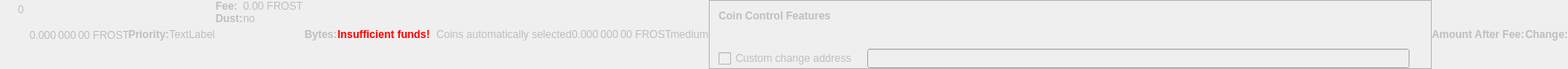
    <widget class="QWidget" name="dummyHideWidget" native="true">
     <property name="enabled">
      <bool>false</bool>
     </property>
     <property name="maximumSize">
      <size>
       <width>100</width>
       <height>22</height>
      </size>
     </property>
     <layout class="QHBoxLayout" name="dummyHideLayout">
      <property name="spacing">
       <number>0</number>
      </property>
      <property name="leftMargin">
       <number>0</number>
      </property>
      <property name="topMargin">
       <number>0</number>
      </property>
      <property name="rightMargin">
       <number>0</number>
      </property>
      <property name="bottomMargin">
       <number>0</number>
      </property>
      <item>
       <layout class="QFormLayout" name="formLayoutCoinControl1">
        <property name="horizontalSpacing">
         <number>10</number>
        </property>
        <property name="verticalSpacing">
         <number>14</number>
        </property>
        <property name="leftMargin">
         <number>10</number>
        </property>
        <property name="topMargin">
         <number>4</number>
        </property>
        <property name="rightMargin">
         <number>6</number>
        </property>
        <item row="0" column="1">
         <widget class="QLabel" name="labelCoinControlBytes">
          <property name="cursor">
           <cursorShape>IBeamCursor</cursorShape>
          </property>
          <property name="contextMenuPolicy">
           <enum>Qt::ActionsContextMenu</enum>
          </property>
          <property name="text">
           <string notr="true">0</string>
          </property>
          <property name="textInteractionFlags">
           <set>Qt::LinksAccessibleByMouse|Qt::TextSelectableByKeyboard|Qt::TextSelectableByMouse</set>
          </property>
         </widget>
        </item>
       </layout>
      </item>
      <item>
       <widget class="QLabel" name="labelCoinControlAfterFee">
        <property name="enabled">
         <bool>false</bool>
        </property>
        <property name="sizePolicy">
         <sizepolicy hsizetype="Fixed" vsizetype="Fixed">
          <horstretch>0</horstretch>
          <verstretch>0</verstretch>
         </sizepolicy>
        </property>
        <property name="minimumSize">
         <size>
          <width>111</width>
          <height>12</height>
         </size>
        </property>
        <property name="maximumSize">
         <size>
          <width>111</width>
          <height>12</height>
         </size>
        </property>
        <property name="cursor">
         <cursorShape>IBeamCursor</cursorShape>
        </property>
        <property name="contextMenuPolicy">
         <enum>Qt::ActionsContextMenu</enum>
        </property>
        <property name="text">
         <string notr="true">0.000 000 00 FROST</string>
        </property>
        <property name="textInteractionFlags">
         <set>Qt::LinksAccessibleByMouse|Qt::TextSelectableByKeyboard|Qt::TextSelectableByMouse</set>
        </property>
       </widget>
      </item>
      <item>
       <widget class="QLabel" name="labelCoinControlPriorityText">
        <property name="enabled">
         <bool>false</bool>
        </property>
        <property name="font">
         <font>
          <weight>75</weight>
          <bold>true</bold>
         </font>
        </property>
        <property name="text">
         <string>Priority:</string>
        </property>
       </widget>
      </item>
      <item>
       <layout class="QHBoxLayout" name="horizontalLayout">
        <item>
         <widget class="QLabel" name="WarningLabel">
          <property name="text">
           <string>TextLabel</string>
          </property>
         </widget>
        </item>
       </layout>
      </item>
      <item>
       <layout class="QFormLayout" name="formLayoutCoinControl3">
        <property name="horizontalSpacing">
         <number>0</number>
        </property>
        <property name="verticalSpacing">
         <number>0</number>
        </property>
        <property name="leftMargin">
         <number>0</number>
        </property>
        <property name="topMargin">
         <number>0</number>
        </property>
        <property name="rightMargin">
         <number>0</number>
        </property>
        <item row="0" column="0">
         <widget class="QLabel" name="labelCoinControlFeeText">
          <property name="enabled">
           <bool>false</bool>
          </property>
          <property name="font">
           <font>
            <weight>75</weight>
            <bold>true</bold>
           </font>
          </property>
          <property name="text">
           <string>Fee:</string>
          </property>
          <property name="margin">
           <number>0</number>
          </property>
         </widget>
        </item>
        <item row="0" column="1">
         <widget class="QLabel" name="labelCoinControlFee">
          <property name="enabled">
           <bool>false</bool>
          </property>
          <property name="cursor">
           <cursorShape>IBeamCursor</cursorShape>
          </property>
          <property name="contextMenuPolicy">
           <enum>Qt::ActionsContextMenu</enum>
          </property>
          <property name="text">
           <string notr="true">0.00 FROST</string>
          </property>
          <property name="textInteractionFlags">
           <set>Qt::LinksAccessibleByMouse|Qt::TextSelectableByKeyboard|Qt::TextSelectableByMouse</set>
          </property>
         </widget>
        </item>
        <item row="1" column="0">
         <widget class="QLabel" name="labelCoinControlLowOutputText">
          <property name="enabled">
           <bool>false</bool>
          </property>
          <property name="font">
           <font>
            <weight>75</weight>
            <bold>true</bold>
           </font>
          </property>
          <property name="text">
           <string>Dust:</string>
          </property>
         </widget>
        </item>
        <item row="1" column="1">
         <widget class="QLabel" name="labelCoinControlLowOutput">
          <property name="enabled">
           <bool>false</bool>
          </property>
          <property name="cursor">
           <cursorShape>IBeamCursor</cursorShape>
          </property>
          <property name="contextMenuPolicy">
           <enum>Qt::ActionsContextMenu</enum>
          </property>
          <property name="text">
           <string>no</string>
          </property>
          <property name="textInteractionFlags">
           <set>Qt::LinksAccessibleByMouse|Qt::TextSelectableByKeyboard|Qt::TextSelectableByMouse</set>
          </property>
         </widget>
        </item>
       </layout>
      </item>
      <item>
       <widget class="QLabel" name="labelCoinControlBytesText">
        <property name="enabled">
         <bool>false</bool>
        </property>
        <property name="font">
         <font>
          <weight>75</weight>
          <bold>true</bold>
         </font>
        </property>
        <property name="text">
         <string>Bytes:</string>
        </property>
       </widget>
      </item>
      <item>
       <layout class="QFormLayout" name="formLayoutCoinControl2">
        <property name="horizontalSpacing">
         <number>0</number>
        </property>
        <property name="verticalSpacing">
         <number>0</number>
        </property>
        <property name="leftMargin">
         <number>0</number>
        </property>
        <property name="topMargin">
         <number>0</number>
        </property>
        <property name="rightMargin">
         <number>0</number>
        </property>
       </layout>
      </item>
      <item>
       <layout class="QHBoxLayout" name="horizontalLayoutCoinControl2">
        <property name="spacing">
         <number>0</number>
        </property>
        <property name="bottomMargin">
         <number>0</number>
        </property>
       </layout>
      </item>
      <item>
       <widget class="QLabel" name="labelCoinControlInsuffFunds">
        <property name="enabled">
         <bool>false</bool>
        </property>
        <property name="minimumSize">
         <size>
          <width>0</width>
          <height>0</height>
         </size>
        </property>
        <property name="font">
         <font>
          <weight>75</weight>
          <bold>true</bold>
         </font>
        </property>
        <property name="styleSheet">
         <string notr="true">color:red;font-weight:bold;</string>
        </property>
        <property name="text">
         <string>Insufficient funds!</string>
        </property>
        <property name="margin">
         <number>5</number>
        </property>
       </widget>
      </item>
      <item>
       <layout class="QFormLayout" name="formLayoutCoinControl4">
        <property name="horizontalSpacing">
         <number>0</number>
        </property>
        <property name="verticalSpacing">
         <number>0</number>
        </property>
        <property name="leftMargin">
         <number>0</number>
        </property>
        <property name="topMargin">
         <number>0</number>
        </property>
        <property name="rightMargin">
         <number>0</number>
        </property>
       </layout>
      </item>
      <item>
       <widget class="QLabel" name="labelCoinControlChangeLabel">
        <property name="enabled">
         <bool>false</bool>
        </property>
        <property name="sizePolicy">
         <sizepolicy hsizetype="Preferred" vsizetype="Expanding">
          <horstretch>0</horstretch>
          <verstretch>0</verstretch>
         </sizepolicy>
        </property>
        <property name="minimumSize">
         <size>
          <width>0</width>
          <height>0</height>
         </size>
        </property>
        <property name="text">
         <string/>
        </property>
        <property name="margin">
         <number>3</number>
        </property>
       </widget>
      </item>
      <item>
       <widget class="QLabel" name="labelCoinControlAutomaticallySelected">
        <property name="enabled">
         <bool>false</bool>
        </property>
        <property name="sizePolicy">
         <sizepolicy hsizetype="Fixed" vsizetype="Fixed">
          <horstretch>0</horstretch>
          <verstretch>0</verstretch>
         </sizepolicy>
        </property>
        <property name="minimumSize">
         <size>
          <width>0</width>
          <height>0</height>
         </size>
        </property>
        <property name="maximumSize">
         <size>
          <width>240</width>
          <height>16777215</height>
         </size>
        </property>
        <property name="text">
         <string>Coins automatically selected</string>
        </property>
        <property name="margin">
         <number>5</number>
        </property>
       </widget>
      </item>
      <item>
       <widget class="QLabel" name="labelCoinControlChange">
        <property name="enabled">
         <bool>false</bool>
        </property>
        <property name="sizePolicy">
         <sizepolicy hsizetype="Fixed" vsizetype="Fixed">
          <horstretch>0</horstretch>
          <verstretch>0</verstretch>
         </sizepolicy>
        </property>
        <property name="minimumSize">
         <size>
          <width>111</width>
          <height>0</height>
         </size>
        </property>
        <property name="maximumSize">
         <size>
          <width>111</width>
          <height>16777215</height>
         </size>
        </property>
        <property name="cursor">
         <cursorShape>IBeamCursor</cursorShape>
        </property>
        <property name="contextMenuPolicy">
         <enum>Qt::ActionsContextMenu</enum>
        </property>
        <property name="text">
         <string notr="true">0.000 000 00 FROST</string>
        </property>
        <property name="textInteractionFlags">
         <set>Qt::LinksAccessibleByMouse|Qt::TextSelectableByKeyboard|Qt::TextSelectableByMouse</set>
        </property>
       </widget>
      </item>
      <item>
       <widget class="QLabel" name="labelCoinControlPriority">
        <property name="enabled">
         <bool>false</bool>
        </property>
        <property name="cursor">
         <cursorShape>IBeamCursor</cursorShape>
        </property>
        <property name="contextMenuPolicy">
         <enum>Qt::ActionsContextMenu</enum>
        </property>
        <property name="text">
         <string>medium</string>
        </property>
        <property name="textInteractionFlags">
         <set>Qt::LinksAccessibleByMouse|Qt::TextSelectableByKeyboard|Qt::TextSelectableByMouse</set>
        </property>
       </widget>
      </item>
      <item>
       <widget class="QFrame" name="frameCoinControl">
        <property name="sizePolicy">
         <sizepolicy hsizetype="Expanding" vsizetype="Expanding">
          <horstretch>0</horstretch>
          <verstretch>0</verstretch>
         </sizepolicy>
        </property>
        <property name="maximumSize">
         <size>
          <width>16777215</width>
          <height>16777215</height>
         </size>
        </property>
        <property name="frameShape">
         <enum>QFrame::StyledPanel</enum>
        </property>
        <property name="frameShadow">
         <enum>QFrame::Sunken</enum>
        </property>
        <layout class="QVBoxLayout" name="verticalLayoutCoinControl2_2">
         <property name="spacing">
          <number>0</number>
         </property>
         <property name="leftMargin">
          <number>0</number>
         </property>
         <property name="topMargin">
          <number>0</number>
         </property>
         <property name="rightMargin">
          <number>0</number>
         </property>
         <property name="bottomMargin">
          <number>0</number>
         </property>
         <item>
          <layout class="QVBoxLayout" name="verticalLayoutCoinControl" stretch="0,0,0,1">
           <property name="spacing">
            <number>0</number>
           </property>
           <property name="leftMargin">
            <number>10</number>
           </property>
           <property name="topMargin">
            <number>10</number>
           </property>
           <item>
            <layout class="QHBoxLayout" name="horizontalLayoutCoinControl1">
             <property name="bottomMargin">
              <number>15</number>
             </property>
             <item>
              <widget class="QLabel" name="labelCoinControlFeatures">
               <property name="enabled">
                <bool>false</bool>
               </property>
               <property name="sizePolicy">
                <sizepolicy hsizetype="Preferred" vsizetype="Maximum">
                 <horstretch>0</horstretch>
                 <verstretch>0</verstretch>
                </sizepolicy>
               </property>
               <property name="font">
                <font>
                 <weight>75</weight>
                 <bold>true</bold>
                </font>
               </property>
               <property name="styleSheet">
                <string notr="true">font-weight:bold;</string>
               </property>
               <property name="text">
                <string>Coin Control Features</string>
               </property>
              </widget>
             </item>
            </layout>
           </item>
           <item>
            <widget class="QWidget" name="widgetCoinControl" native="true">
             <property name="sizePolicy">
              <sizepolicy hsizetype="Preferred" vsizetype="Preferred">
               <horstretch>0</horstretch>
               <verstretch>0</verstretch>
              </sizepolicy>
             </property>
             <property name="minimumSize">
              <size>
               <width>0</width>
               <height>0</height>
              </size>
             </property>
             <property name="styleSheet">
              <string notr="true"/>
             </property>
             <layout class="QHBoxLayout" name="horizontalLayoutCoinControl5_2">
              <property name="leftMargin">
               <number>0</number>
              </property>
              <property name="topMargin">
               <number>0</number>
              </property>
              <property name="rightMargin">
               <number>0</number>
              </property>
              <property name="bottomMargin">
               <number>0</number>
              </property>
              <item>
               <layout class="QHBoxLayout" name="horizontalLayoutCoinControl3">
                <property name="spacing">
                 <number>20</number>
                </property>
                <property name="topMargin">
                 <number>0</number>
                </property>
                <property name="bottomMargin">
                 <number>10</number>
                </property>
               </layout>
              </item>
             </layout>
            </widget>
           </item>
           <item>
            <layout class="QHBoxLayout" name="horizontalLayoutCoinControl4" stretch="0,0,0">
             <property name="spacing">
              <number>12</number>
             </property>
             <property name="sizeConstraint">
              <enum>QLayout::SetDefaultConstraint</enum>
             </property>
             <property name="topMargin">
              <number>5</number>
             </property>
             <property name="rightMargin">
              <number>5</number>
             </property>
             <item>
              <widget class="QCheckBox" name="checkBoxCoinControlChange">
               <property name="enabled">
                <bool>false</bool>
               </property>
               <property name="toolTip">
                <string>If this is activated, but the change address is empty or invalid, change will be sent to a newly generated address.</string>
               </property>
               <property name="text">
                <string>Custom change address</string>
               </property>
              </widget>
             </item>
             <item>
              <widget class="QValidatedLineEdit" name="lineEditCoinControlChange">
               <property name="enabled">
                <bool>false</bool>
               </property>
               <property name="sizePolicy">
                <sizepolicy hsizetype="Expanding" vsizetype="Fixed">
                 <horstretch>0</horstretch>
                 <verstretch>0</verstretch>
                </sizepolicy>
               </property>
              </widget>
             </item>
             <item>
              <widget class="QLabel" name="labelCoinControlChangeLabel_2">
               <property name="sizePolicy">
                <sizepolicy hsizetype="Preferred" vsizetype="Expanding">
                 <horstretch>0</horstretch>
                 <verstretch>0</verstretch>
                </sizepolicy>
               </property>
               <property name="minimumSize">
                <size>
                 <width>0</width>
                 <height>0</height>
                </size>
               </property>
               <property name="text">
                <string/>
               </property>
               <property name="margin">
                <number>3</number>
               </property>
              </widget>
             </item>
            </layout>
           </item>
           <item>
            <spacer name="verticalSpacerCoinControl">
             <property name="orientation">
              <enum>Qt::Vertical</enum>
             </property>
             <property name="sizeHint" stdset="0">
              <size>
               <width>800</width>
               <height>1</height>
              </size>
             </property>
            </spacer>
           </item>
          </layout>
         </item>
        </layout>
       </widget>
      </item>
      <item>
       <widget class="QLabel" name="labelCoinControlAfterFeeText">
        <property name="enabled">
         <bool>false</bool>
        </property>
        <property name="minimumSize">
         <size>
          <width>0</width>
          <height>0</height>
         </size>
        </property>
        <property name="maximumSize">
         <size>
          <width>16777215</width>
          <height>16777215</height>
         </size>
        </property>
        <property name="font">
         <font>
          <weight>75</weight>
          <bold>true</bold>
         </font>
        </property>
        <property name="text">
         <string>Amount After Fee:</string>
        </property>
        <property name="alignment">
         <set>Qt::AlignLeading|Qt::AlignLeft|Qt::AlignVCenter</set>
        </property>
        <property name="margin">
         <number>0</number>
        </property>
       </widget>
      </item>
      <item>
       <widget class="QLabel" name="labelCoinControlChangeText">
        <property name="enabled">
         <bool>false</bool>
        </property>
        <property name="sizePolicy">
         <sizepolicy hsizetype="Preferred" vsizetype="Preferred">
          <horstretch>0</horstretch>
          <verstretch>0</verstretch>
         </sizepolicy>
        </property>
        <property name="minimumSize">
         <size>
          <width>0</width>
          <height>0</height>
         </size>
        </property>
        <property name="maximumSize">
         <size>
          <width>16777215</width>
          <height>16777215</height>
         </size>
        </property>
        <property name="font">
         <font>
          <weight>75</weight>
          <bold>true</bold>
         </font>
        </property>
        <property name="text">
         <string>Change:</string>
        </property>
        <property name="alignment">
         <set>Qt::AlignLeading|Qt::AlignLeft|Qt::AlignVCenter</set>
        </property>
       </widget>
      </item>
     </layout>
    </widget>
